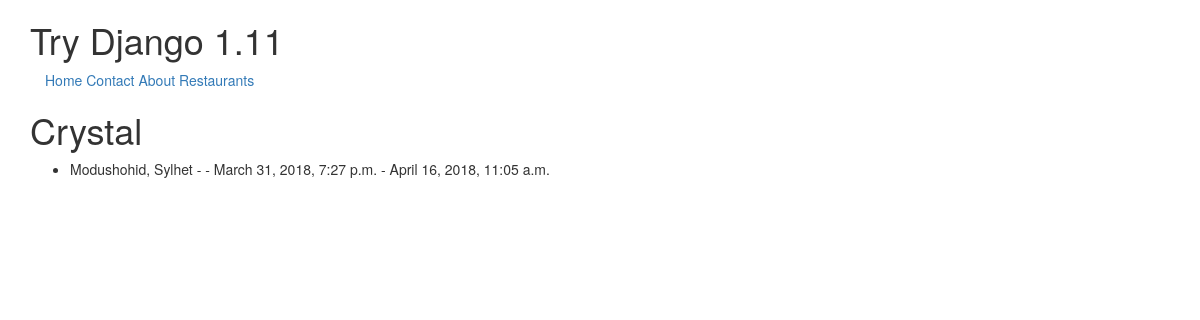
Screenshot of /restaurants/crystal/ with the database file from the repository.
### restaurants/models.py (models this page shows, shortened)
class Restaurant(models.Model):
    name            = models.CharField(max_length=100)
    location        = models.CharField(max_length=255, null=True, blank=True)
    category        = models.CharField(max_length=255, null=True, blank=True)
    timestamp       = models.DateTimeField(auto_now_add=True)   # Saves automatically and does not allow to make changes
    updated         = models.DateTimeField(auto_now=True)       # Saves automatically and does not allow to make changes
    slug            = models.SlugField(null=True, blank=True)
    @property
    def title(self):
        return self.name

### restaurants/views.py (the view)
# urls.py: url(r'^restaurants/(?P<slug>[\w-]+)/$', RestaurantDetailView.as_view()),
class RestaurantDetailView(DetailView):
    queryset = Restaurant.objects.all()

### templates/restaurants/restaurant_detail.html (shortened to what this page needs)
{% extends 'base.html' %}
{% block content %}
<h1>{{object.title}}</h1>
<ul>
    <li>{{ object.location }} - {{ object.catagory }} - {{ object.timestamp }} - {{ object.updated }}</li>
</ul>
{% endblock content %}

### rows the page displays
Restaurant: title "Crystal", location "Modushohid, Sylhet", timestamp "March 31, 2018, 7:27 p.m.", updated "April 16, 2018, 11:05 a.m."
